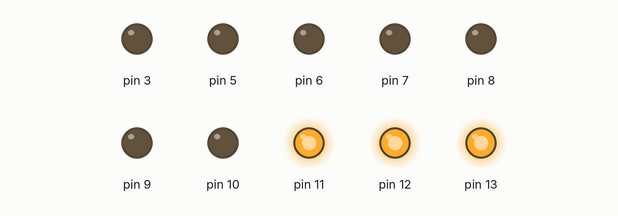
Simulated run of this sketch. Board: Arduino Uno, built with avr-gcc and run on an emulated ATmega328P. Parts: output pins drawn as LEDs (lit = HIGH).

Above: at 0.1 s.
At 10.7 s:
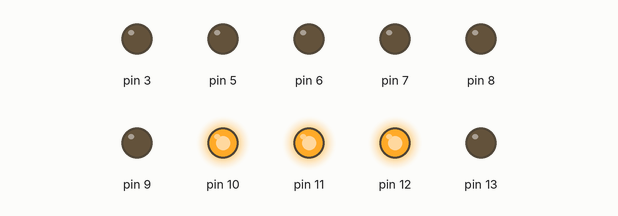
At 11.7 s:
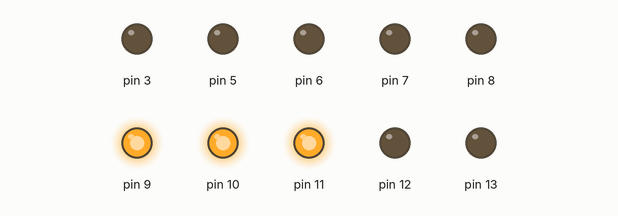
At 13.7 s:
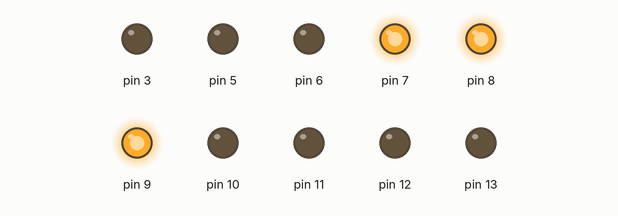
At 15.7 s:
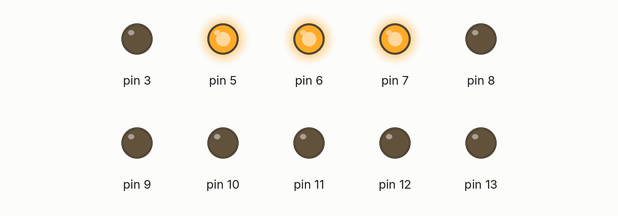
At 17.7 s:
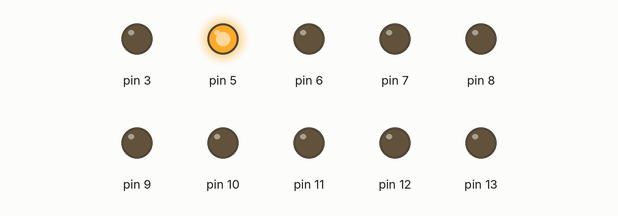
Timing chart, 0 to 40.0 s (numbered marks = the images above):
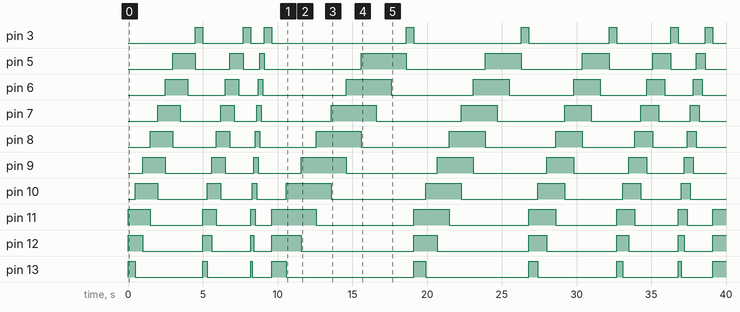

Measured:
- by itself, pin 3: LOW → HIGH at 4.5 s, → LOW 0.50 s later, → HIGH 2.7 s later, → LOW 0.50 s later, … (16 changes in this stretch)
- by itself, pin 5: LOW → HIGH at 3.0 s, → LOW 1.5 s later, → HIGH 2.3 s later, → LOW 0.90 s later, … (16 changes in this stretch)
- by itself, pin 6: LOW → HIGH at 2.5 s, → LOW 1.5 s later, → HIGH 2.5 s later, → LOW 0.90 s later, … (16 changes in this stretch)
- by itself, pin 7: LOW → HIGH at 2.0 s, → LOW 1.5 s later, → HIGH 2.7 s later, → LOW 0.90 s later, … (16 changes in this stretch)
- by itself, pin 8: LOW → HIGH at 1.5 s, → LOW 1.5 s later, → HIGH 2.9 s later, → LOW 0.90 s later, … (16 changes in this stretch)
- by itself, pin 9: LOW → HIGH at 1.0 s, → LOW 1.5 s later, → HIGH 3.1 s later, → LOW 0.90 s later, … (16 changes in this stretch)
- by itself, pin 10: LOW → HIGH at 0.50 s, → LOW 1.5 s later, → HIGH 3.3 s later, → LOW 0.90 s later, … (16 changes in this stretch)
- by itself, pin 11: LOW → HIGH at 0.00 s, → LOW 1.5 s later, → HIGH 3.5 s later, → LOW 0.90 s later, … (17 changes in this stretch)

The sketch:

sketch_feb21a.ino
```cpp
int time = 500;
void setup()
{
  pinMode(13, OUTPUT);
  pinMode(12,OUTPUT);
  pinMode(11, OUTPUT);
  pinMode(10,OUTPUT);
  pinMode(9, OUTPUT);
  pinMode(8,OUTPUT);
  pinMode(7, OUTPUT);
  pinMode(6, OUTPUT);
  pinMode(5, OUTPUT);
  pinMode(3, OUTPUT);
}

void encender(int pri, int seg, int ter, int tiempo){
  while(seg != 5){
    digitalWrite(pri, HIGH);
    digitalWrite(seg, HIGH);
    digitalWrite(ter, HIGH);
    delay(tiempo);
    digitalWrite(pri, LOW);
    pri = pri - 1;
    seg = seg -1;
    ter = ter -1;
  }
  digitalWrite(pri, HIGH);
  digitalWrite(seg, HIGH);
  delay(tiempo);
  digitalWrite(pri, LOW);
  delay(tiempo);
  digitalWrite(seg, LOW);
}

void loop()
{
  int primer = 13;
  int segundo = 12;
  int tercero = 11;
  if(time > 0){
    encender(primer,segundo,tercero,time);
    time = time - 200;
    digitalWrite(3,HIGH);
    delay(500);
    digitalWrite(3,LOW);
  }else{
    time = 1000;
  }

}
```
